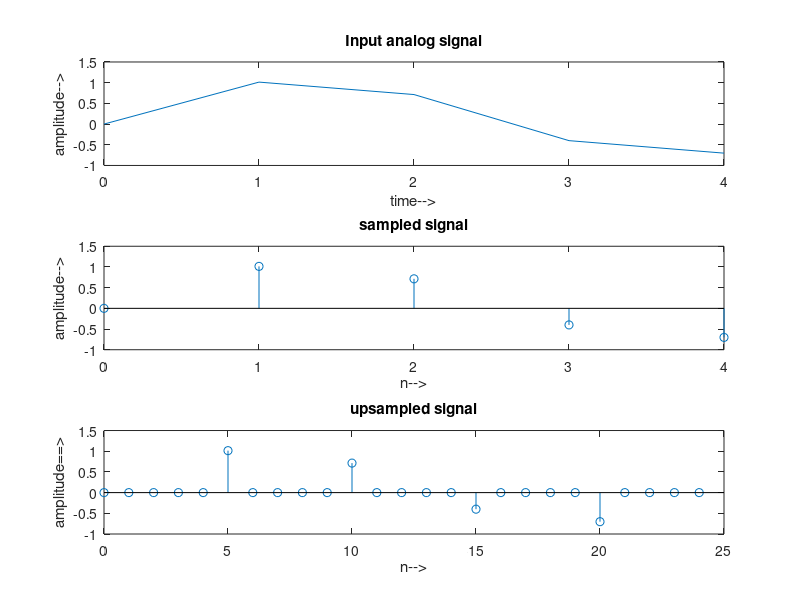

Write the MATLAB code that produced this figure.
clc;
clear all;
close all;
N=input('Enter the sequence length N:');
L=input('Enter the upsampling factor L:');
f1=0.01;
f2=0.2;
t=0:1:N-1;
x=sin(2*pi*f1*t)+sin(2*pi*f2*t);
x1=[zeros(1,L*N)];
t1=1:1:L*N;
j=1:L:L*N;
x1(j)=x;
subplot(3,1,1);
plot(t,x);
xlabel('time-->');
ylabel('amplitude-->');
title('Input analog signal');
subplot(3,1,2);
stem(t,x);
xlabel('n-->');
ylabel('amplitude-->');
title('sampled signal');
subplot(3,1,3);
stem(t1-1,x1);
xlabel('n-->');
ylabel('amplitude==>');
title('upsampled signal');
